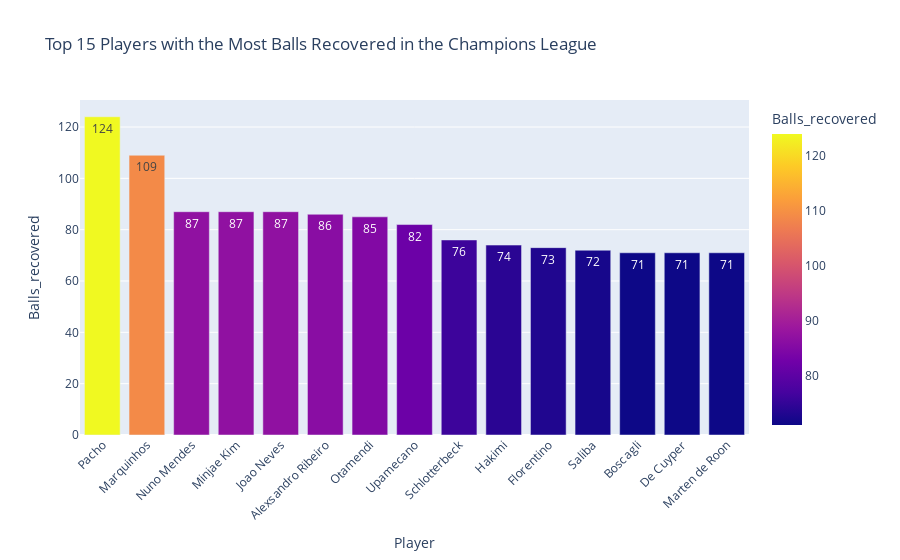

The code cell stored with this chart in its notebook:
### Code cell
fig = px.bar(
    top_recovers,
    x='Player',
    y='Balls_recovered',
    title='Top 15 Players with the Most Balls Recovered in the Champions League',
    color='Balls_recovered',
    text='Balls_recovered',
    hover_data=['Position', 'Team']
)
fig.update_layout(xaxis_tickangle=-45)
fig.show()

### Figure 1 — Plotly figure (JSON) as saved in the notebook; plotly's stock layout.template omitted (floating-point values rounded to 4 significant figures)
{"data": [{"customdata": [["Defender", "Paris SG"], ["Defender", "Paris SG"], ["Defender", "Paris SG"], ["Defender", "Bayern Munich"], ["Midfielder", "Paris SG"], ["Defender", "Lille"], ["Defender", "Benfica"], ["Defender", "Bayern Munich"], ["Defender", "BVB Dortmund"], ["Defender", "Paris SG"], ["Midfielder", "Benfica"], ["Defender", "Arsenal FC"], ["Defender", "PSV Eindhoven"], ["Defender", "Club Brugge"], ["Defender", "Atalanta BC"]], "hovertemplate": "Player=%{x}<br>Balls_recovered=%{marker.color}<br>Position=%{customdata[0]}<br>Team=%{customdata[1]}<extra></extra>", "legendgroup": "", "marker": {"color": [124, 109, 87, 87, 87, 86, 85, 82, 76, 74, 73, 72, 71, 71, 71], "coloraxis": "coloraxis", "pattern": {"shape": ""}}, "name": "", "orientation": "v", "showlegend": false, "text": [124.0, 109.0, 87.0, 87.0, 87.0, 86.0, 85.0, 82.0, 76.0, 74.0, 73.0, 72.0, 71.0, 71.0, 71.0], "textposition": "auto", "x": ["Pacho", "Marquinhos", "Nuno Mendes", "Minjae Kim", "Joao Neves", "Alexsandro Ribeiro", "Otamendi", "Upamecano", "Schlotterbeck", "Hakimi", "Florentino", "Saliba", "Boscagli", "De Cuyper", "Marten de Roon"], "xaxis": "x", "y": [124, 109, 87, 87, 87, 86, 85, 82, 76, 74, 73, 72, 71, 71, 71], "yaxis": "y", "type": "bar"}], "layout": {"xaxis": {"anchor": "y", "domain": [0.0, 1.0], "title": {"text": "Player"}, "tickangle": -45}, "yaxis": {"anchor": "x", "domain": [0.0, 1.0], "title": {"text": "Balls_recovered"}}, "coloraxis": {"colorbar": {"title": {"text": "Balls_recovered"}}, "colorscale": [[0.0, "#0d0887"], [0.1111, "#46039f"], [0.2222, "#7201a8"], [0.3333, "#9c179e"], [0.4444, "#bd3786"], [0.5556, "#d8576b"], [0.6667, "#ed7953"], [0.7778, "#fb9f3a"], [0.8889, "#fdca26"], [1.0, "#f0f921"]]}, "legend": {"tracegroupgap": 0}, "title": {"text": "Top 15 Players with the Most Balls Recovered in the Champions League"}, "barmode": "relative"}}
